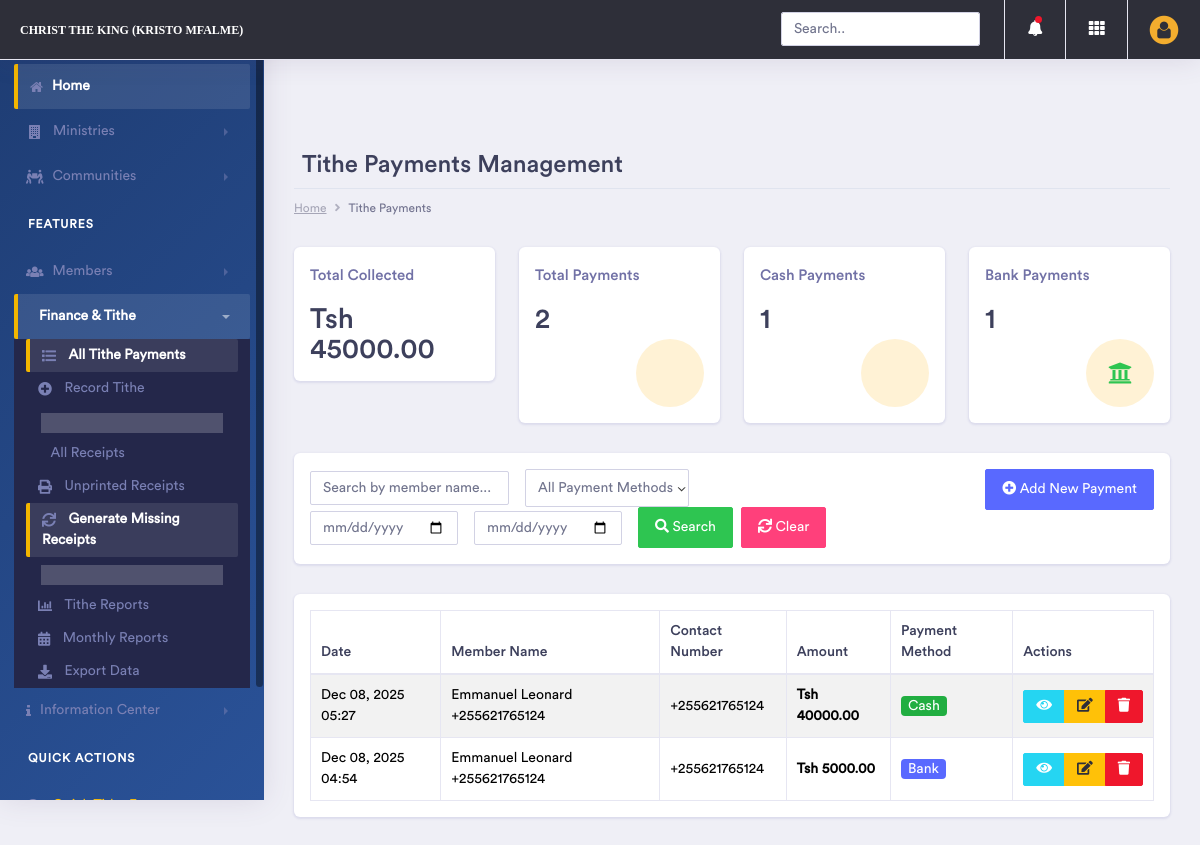
/tithe/ (signed in), run on the app's committed database.
### tithe/models.py (models this page shows, shortened)
class TithePayment(models.Model):
    PAYMENT_STATUS_CHOICES = [
        ('cash', 'Cash'),
        ('bank', 'Bank'),
    ]
    sms_sent = models.BooleanField(default=False)
    sms_sent_at = models.DateTimeField(null=True, blank=True)
    sms_message_id = models.CharField(max_length=100, blank=True, null=True)
    sms_failure_count = models.IntegerField(default=0)
    last_sms_error = models.TextField(blank=True, null=True)
    date = models.DateTimeField(default=timezone.now, verbose_name='Invoice Date')
    name = models.ForeignKey(Member, verbose_name="Member", on_delete=models.CASCADE)  # Direct reference
    contact_number = models.CharField(max_length=13)
    amount = models.DecimalField(max_digits=10, decimal_places=2)
    status = models.CharField(
        max_length=50,
        choices=PAYMENT_STATUS_CHOICES,
        default='cash'
    )

### member/models.py (models this page shows)
class Member(models.Model):
    name = models.CharField(max_length=255)
    code = models.TextField(help_text="001PT", null= True)
    active = models.BooleanField(default= True)
    shepherd = models.ForeignKey(Community, on_delete=models.CASCADE, null=True, blank=True)
    ministry = models.ForeignKey(Ministry, on_delete=models.CASCADE, null=True, blank=True)
    telephone =PhoneNumberField(max_length=255, null=True, help_text=' Eg. +255 ')
    location = models.CharField(max_length=255)
    fathers_name = models.CharField(max_length=255, null=True, blank=True)
    mothers_name = models.CharField(max_length=255, null=True, blank=True)
    guardians_name = models.CharField(max_length=255, null=True, blank=True)
    new_believer_school = models.BooleanField()
    pays_tithe = models.BooleanField(default=False)
    working = models.BooleanField(default=False)
    schooling = models.BooleanField(default=False)
    picture = models.ImageField(upload_to=upload_image_path, null=True, blank=True)
    objects = MemberManager()
    def __str__(self):
        return f'{self.name} {self.telephone}'

### tithe/views.py (the view, shortened to what this page needs)
# urls.py: path('', views.TithePaymentListView.as_view(), name='tithepayment_list'),
class TithePaymentListView(LoginRequiredMixin, ListView):
    model = TithePayment
    template_name = 'tithepayment/list.html'
    context_object_name = 'payments'
    paginate_by = 25
    ordering = ['-date']
    def get_queryset(self):
        queryset = super().get_queryset()
        search_query = self.request.GET.get('search')
        if search_query:
            queryset = queryset.filter(
                Q(name__name__icontains=search_query) |
                Q(contact_number__icontains=search_query) |
                Q(amount__icontains=search_query)
            )
        status_filter = self.request.GET.get('status')
        if status_filter:
            queryset = queryset.filter(status=status_filter)
        start_date = self.request.GET.get('start_date')
        end_date = self.request.GET.get('end_date')
        member_id = self.request.GET.get('member')
        if member_id:
            queryset = queryset.filter(name_id=member_id)
        return queryset
    def get_context_data(self, **kwargs):
        context = super().get_context_data(**kwargs)
        queryset = self.get_queryset()
        context['total_amount'] = queryset.aggregate(
            total=Sum('amount')
        )['total'] or 0
        context['total_payments'] = queryset.count()
        context['cash_payments'] = queryset.filter(status='cash').count()
        context['bank_payments'] = queryset.filter(status='bank').count()
        context['members'] = Member.objects.all().order_by('name')
        context['status_choices'] = TithePayment.PAYMENT_STATUS_CHOICES
        context['current_filters'] = {
            'search': self.request.GET.get('search', ''),
            'status': self.request.GET.get('status', ''),
            'start_date': self.request.GET.get('start_date', ''),
            'end_date': self.request.GET.get('end_date', ''),
            'member': self.request.GET.get('member', ''),
        }
        context['finance_active'] = True
        context['tithepayment_active_list'] = True
        return context

### templates/tithepayment/list.html (shortened to what this page needs)
{% extends 'base.html' %}
{% block content %}
<div class="dashboard-main-wrapper">
    <div class="dashboard-wrapper">
        <div class="container-fluid dashboard-content">
            <div class="row">
                <div class="col-xl-12 col-lg-12 col-md-12 col-sm-12 col-12">
                    <div class="page-header">
                        <h2 class="pageheader-title">
                            Tithe Payments Management
                        </h2>
                        <div class="page-breadcrumb">
                            <nav aria-label="breadcrumb">
                                <ol class="breadcrumb">
                                    <li class="breadcrumb-item"><a href="{% url 'home' %}" class="breadcrumb-link">Home</a></li>
                                    <li class="breadcrumb-item active" aria-current="page">Tithe Payments</li>
                                </ol>
                            </nav>
                        </div>
                    </div>
                </div>
            </div>
            <div class="row">
                <div class="col-xl-3 col-lg-6 col-md-6 col-sm-12 col-12">
                    <div class="card">
                        <div class="card-body">
                            <div class="d-inline-block">
                                <h5 class="text-muted">Total Collected</h5>
                                <h2 class="mb-0">Tsh {{ total_amount|floatformat:2 }}</h2>
                            </div>
                        </div>
                    </div>
                </div>
                <div class="col-xl-3 col-lg-6 col-md-6 col-sm-12 col-12">
                    <div class="card">
                        <div class="card-body">
                            <div class="d-inline-block">
                                <h5 class="text-muted">Total Payments</h5>
                                <h2 class="mb-0">{{ total_payments }}</h2>
                            </div>
                            <div class="float-right icon-circle-medium  icon-box-lg  bg-brand-light mt-1">
                            </div>
                        </div>
                    </div>
                </div>
                <div class="col-xl-3 col-lg-6 col-md-6 col-sm-12 col-12">
                    <div class="card">
                        <div class="card-body">
                            <div class="d-inline-block">
                                <h5 class="text-muted">Cash Payments</h5>
                                <h2 class="mb-0">{{ cash_payments }}</h2>
                            </div>
                            <div class="float-right icon-circle-medium  icon-box-lg  bg-brand-light mt-1">
                            </div>
                        </div>
                    </div>
                </div>
                <div class="col-xl-3 col-lg-6 col-md-6 col-sm-12 col-12">
                    <div class="card">
                        <div class="card-body">
                            <div class="d-inline-block">
                                <h5 class="text-muted">Bank Payments</h5>
                                <h2 class="mb-0">{{ bank_payments }}</h2>
                            </div>
                            <div class="float-right icon-circle-medium  icon-box-lg  bg-brand-light mt-1">
                                <i class="fas fa-university fa-fw fa-sm text-success"></i>
                            </div>
                        </div>
                    </div>
                </div>
            </div>
            <div class="row">
                <div class="col-xl-12 col-lg-12 col-md-12 col-sm-12 col-12">
                    <div class="card">
                        <div class="card-body">
                            <div class="row">
                                <div class="col-md-8">
                                    <form method="get" class="form-inline">
                                        <div class="form-group mr-3">
                                            <input type="text" name="search" class="form-control"
                                                   placeholder="Search by member name..."
                                                   value="{{ request.GET.search }}">
                                        </div>
                                        <div class="form-group mr-3">
                                            <select name="status" class="form-control">
                                                <option value="">All Payment Methods</option>
                                            </select>
                                        </div>
                                        <div class="form-group mr-3">
                                            <input type="date" name="start_date" class="form-control"
                                                   value="{{ request.GET.start_date }}">
                                        </div>
                                        <div class="form-group mr-3">
                                            <input type="date" name="end_date" class="form-control"
                                                   value="{{ request.GET.end_date }}">
                                        </div>
                                        <button type="submit" class="btn btn-success mr-2">
                                            <i class="fas fa-search"></i> Search
                                        </button>
                                        <a href="{% url 'tithepayment:tithepayment_list' %}" class="btn btn-secondary">
                                            <i class="fas fa-refresh"></i> Clear
                                        </a>
                                    </form>
                                </div>
                                <div class="col-md-4 text-right">
                                    <a href="{% url 'tithepayment:tithepayment_create' %}" class="btn btn-primary">
                                        <i class="fas fa-plus-circle"></i> Add New Payment
                                    </a>
                                </div>
                            </div>
                        </div>
                    </div>
                </div>
            </div>
            <div class="row">
                <div class="col-xl-12 col-lg-12 col-md-12 col-sm-12 col-12">
                    <div class="card">
                        <div class="card-body">
                            <div class="table-responsive">
                                <table class="table table-striped table-bordered first">
                                    <thead class="bg-light">
                                        <tr>
                                            <th>Date</th>
                                            <th>Member Name</th>
                                            <th>Contact Number</th>
                                            <th>Amount</th>
                                            <th>Payment Method</th>
                                            <th>Actions</th>
                                        </tr>
                                    </thead>
                                    <tbody>
                                        {% for payment in payments %}
                                        <tr>
                                            <td>{{ payment.date|date:"M d, Y H:i" }}</td>
                                            <td>{{ payment.name}}</td>
                                            <td>{{ payment.contact_number }}</td>
                                            <td><strong>Tsh {{ payment.amount }}</strong></td>
                                            <td>
                                                <span class="badge
                                                    {% if payment.status == 'cash' %}badge-success
                                                    {% else %}badge-primary{% endif %}">
                                                    {{ payment.get_status_display }}
                                                </span>
                                            </td>
                                            <td>
                                                <div class="btn-group">
                                                    <a href="{% url 'tithepayment:tithepayment_detail' payment.pk %}"
                                                       class="btn btn-sm btn-info" title="View Details">
                                                        <i class="fas fa-eye"></i>
                                                    </a>
                                                    <a href="{% url 'tithepayment:tithepayment_update' payment.pk %}"
                                                       class="btn btn-sm btn-warning" title="Edit">
                                                        <i class="fas fa-edit"></i>
                                                    </a>
                                                    <a href="{% url 'tithepayment:tithepayment_delete' payment.pk %}"
                                                       class="btn btn-sm btn-danger" title="Delete">
                                                        <i class="fas fa-trash"></i>
                                                    </a>
                                                </div>
                                            </td>
                                        </tr>
                                        {% endfor %}
                                    </tbody>
                                </table>
                            </div>
                        </div>
                    </div>
                </div>
            </div>
        </div>
    </div>
</div>
{% endblock content %}

### templates/base.html (style rules this page uses)
@media (min-width: 992px) { .dashboard-main-wrapper { margin-left: 0px; } }

### data on the page
TithePayment: date "Dec 08, 2025 05:27", name "Emmanuel Leonard +255621765124", contact_number "+255621765124", amount "40000.00", status "Cash"
TithePayment: date "Dec 08, 2025 04:54", name "Emmanuel Leonard +255621765124", contact_number "+255621765124", amount "5000.00", status "Bank"

### other printed values
{{ total_amount|floatformat:2 }} "45000.00"
{{ total_payments }} "2"
{{ cash_payments }} "1"
{{ bank_payments }} "1"
